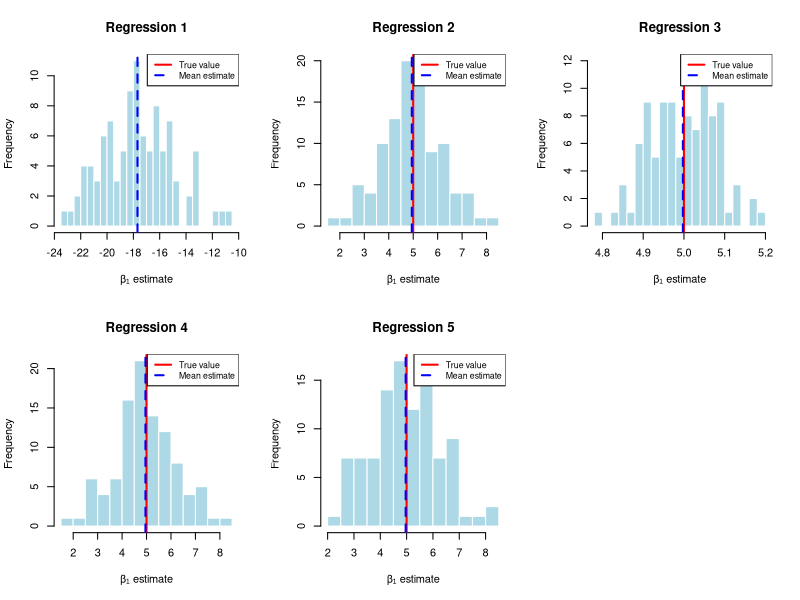
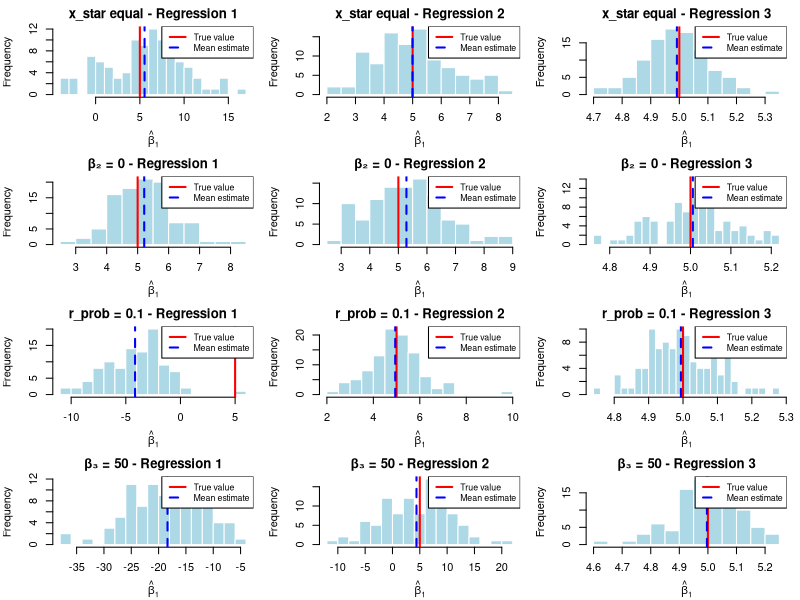

The R source for these figures, in order:
# Set seed for reproducibility
set.seed(2025)

# Sample size
n <- 100

# Simulate error terms
u_i <- rnorm(n, mean = 0, sd = sqrt(5))

# Simulate precipitation (rainfall)
g_i <- rgamma(n, shape = 2, scale = 2)

# Simulate land quality indicator (high quality = 1, low quality = 0)
r_i <- rbinom(n, size = 1, prob = 0.5)

# Simulate fertilizer amounts conditional on land quality
x_star_i <- numeric(n)
for (i in 1:n) {
  if (r_i[i] == 1) {
    x_star_i[i] <- rgamma(1, shape = 3, scale = 1)
  } else {
    x_star_i[i] <- rgamma(1, shape = 7, scale = 1)
  }
}

# Set parameter values
beta_0 <- 400
beta_1 <- 5
beta_2 <- 200
beta_3 <- 10

# Generate crop yields
y_i <- beta_0 + beta_1 * x_star_i + beta_2 * r_i + beta_3 * g_i + u_i

# Generate additional variables
n_i <- rnorm(n, mean = 10, sd = sqrt(3))
b_i <- rnorm(n, mean = 5 + sqrt(x_star_i), sd = sqrt(3))

# Create dataframe
data <- data.frame(
  y = y_i,
  x_star = x_star_i,
  r = r_i,
  g = g_i,
  n = n_i,
  b = b_i
)

# Display summary statistics
summary(data)



# Question (b)
# Regression 1: y ~ x_star
reg1 <- lm(y ~ x_star, data = data)
summary_reg1 <- summary(reg1)

# Regression 2: y ~ x_star + r
reg2 <- lm(y ~ x_star + r, data = data)
summary_reg2 <- summary(reg2)

# Regression 3: y ~ x_star + r + g
reg3 <- lm(y ~ x_star + r + g, data = data)
summary_reg3 <- summary(reg3)

# Regression 4: y ~ x_star + r + g + n
reg4 <- lm(y ~ x_star + r + n, data = data)
summary_reg4 <- summary(reg4)

# Regression 5: y ~ x_star + r + g + b
reg5 <- lm(y ~ x_star + r + b, data = data)
summary_reg5 <- summary(reg5)

# Function to extract and format regression results
extract_results <- function(reg_summary, reg_name) {
  beta1_estimate <- reg_summary$coefficients["x_star", "Estimate"]
  beta1_se <- reg_summary$coefficients["x_star", "Std. Error"]
  beta1_true <- 5
  
  cat(paste0("\n", reg_name, ":\n"))
  cat(paste0("Estimated β₁: ", round(beta1_estimate, 4), "\n"))
  cat(paste0("True β₁: ", beta1_true, "\n"))
  cat(paste0("Standard Error: ", round(beta1_se, 4), "\n"))
  cat(paste0("Difference from true value: ", round(beta1_estimate - beta1_true, 4), "\n"))
  cat(paste0("Adjusted R²: ", round(reg_summary$adj.r.squared, 4), "\n"))
}

# Print results for all regressions
extract_results(summary_reg1, "Regression 1 (y ~ x_star)")
extract_results(summary_reg2, "Regression 2 (y ~ x_star + r)")
extract_results(summary_reg3, "Regression 3 (y ~ x_star + r + g)")
extract_results(summary_reg4, "Regression 4 (y ~ x_star + r + n)")
extract_results(summary_reg5, "Regression 5 (y ~ x_star + r + b)")

results_b <- data.frame(
  Regression      = c("y ~ x_star", "y ~ x_star + r", "y ~ x_star + r + g", 
                      "y ~ x_star + r + n", "y ~ x_star + r + b"),
  Estimated_beta1 = round(c(coef(reg1)["x_star"], coef(reg2)["x_star"], 
                            coef(reg3)["x_star"], coef(reg4)["x_star"], 
                            coef(reg5)["x_star"]), 4),
  True_beta1      = rep(5, 5),
  Std_Error       = round(c(summary(reg1)$coefficients["x_star", "Std. Error"],
                            summary(reg2)$coefficients["x_star", "Std. Error"],
                            summary(reg3)$coefficients["x_star", "Std. Error"],
                            summary(reg4)$coefficients["x_star", "Std. Error"],
                            summary(reg5)$coefficients["x_star", "Std. Error"]), 4),
  Difference      = round(c(coef(reg1)["x_star"] - 5, coef(reg2)["x_star"] - 5, 
                            coef(reg3)["x_star"] - 5, coef(reg4)["x_star"] - 5, 
                            coef(reg5)["x_star"] - 5), 4),
  Adjusted_R2     = round(c(summary(reg1)$adj.r.squared,
                            summary(reg2)$adj.r.squared,
                            summary(reg3)$adj.r.squared,
                            summary(reg4)$adj.r.squared,
                            summary(reg5)$adj.r.squared), 4)
)

# 利用 knitr::kable() 生成 LaTeX 三线表
library(knitr)
latex_table_b <- kable(results_b, format = "latex", booktabs = TRUE,
                       caption = "Regression Results for Question (b)")

# 直接输出到 LaTeX 文件
output_file_b <- "b.tex"
cat(latex_table_b, file = output_file_b)
cat("\n%% Table saved to ", output_file_b, "\n", sep = "", file = output_file_b, append = TRUE)


# Question (c)
# Monte Carlo simulation with M = 100 repetitions
set.seed(2025)
M <- 100
n <- 100

# Initialize matrices to store β₁ estimates
beta1_estimates <- matrix(NA, nrow = M, ncol = 5)
colnames(beta1_estimates) <- c("Reg1", "Reg2", "Reg3", "Reg4", "Reg5")

# Run Monte Carlo simulation
for (m in 1:M) {
  # Generate data according to DGP
  u_i <- rnorm(n, mean = 0, sd = sqrt(5))
  g_i <- rgamma(n, shape = 2, scale = 2)
  r_i <- rbinom(n, size = 1, prob = 0.5)
  
  x_star_i <- numeric(n)
  for (i in 1:n) {
    if (r_i[i] == 1) {
      x_star_i[i] <- rgamma(1, shape = 3, scale = 1)
    } else {
      x_star_i[i] <- rgamma(1, shape = 7, scale = 1)
    }
  }
  
  beta_0 <- 400
  beta_1 <- 5
  beta_2 <- 200
  beta_3 <- 10
  
  y_i <- beta_0 + beta_1 * x_star_i + beta_2 * r_i + beta_3 * g_i + u_i
  
  n_i <- rnorm(n, mean = 10, sd = sqrt(3))
  b_i <- rnorm(n, mean = 5 + sqrt(x_star_i), sd = sqrt(3))
  
  data <- data.frame(
    y = y_i,
    x_star = x_star_i,
    r = r_i,
    g = g_i,
    n = n_i,
    b = b_i
  )
  
  # Run the five regressions
  reg1 <- lm(y ~ x_star, data = data)
  reg2 <- lm(y ~ x_star + r, data = data)
  reg3 <- lm(y ~ x_star + r + g, data = data)
  reg4 <- lm(y ~ x_star + r + n, data = data)
  reg5 <- lm(y ~ x_star + r + b, data = data)
  
  # Store β₁ estimates
  beta1_estimates[m, 1] <- coef(reg1)["x_star"]
  beta1_estimates[m, 2] <- coef(reg2)["x_star"]
  beta1_estimates[m, 3] <- coef(reg3)["x_star"]
  beta1_estimates[m, 4] <- coef(reg4)["x_star"]
  beta1_estimates[m, 5] <- coef(reg5)["x_star"]
}

# Create data frame from estimates for plotting
beta1_df <- data.frame(
  Estimate = c(beta1_estimates),
  Regression = rep(colnames(beta1_estimates), each = M)
)

# Calculate summary statistics
beta1_summary <- data.frame(
  Regression = colnames(beta1_estimates),
  Mean = colMeans(beta1_estimates),
  SD = apply(beta1_estimates, 2, sd),
  Bias = colMeans(beta1_estimates) - 5
)
print(beta1_summary)

# Plot histograms
pdf("Q(c).pdf")
par(mfrow = c(2, 3))
for (i in 1:5) {
  hist(beta1_estimates[, i], 
       main = paste("Regression", i), 
       xlab = "β₁ estimate",
       breaks = 20,
       col = "lightblue",
       border = "white")
  abline(v = 5, col = "red", lwd = 2)  # True value
  abline(v = mean(beta1_estimates[, i]), 
        col = "blue", lty = 2, lwd = 2)  # Mean estimate
  legend("topright",
         legend = c("True value", "Mean estimate"),
         col = c("red", "blue"),
         lty = c(1, 2),
         lwd = 2,
         cex = 0.8)
}
dev.off()



# Question (d)
# Function to run Monte Carlo simulation with specific DGP parameters
run_monte_carlo <- function(x_star_equal = FALSE, beta2_zero = FALSE, r_prob = 0.5, beta3_value = 10) {
  M <- 100
  n <- 100
  
  # Initialize matrices to store β₁ estimates
  beta1_estimates <- matrix(NA, nrow = M, ncol = 3)
  colnames(beta1_estimates) <- c("Reg1", "Reg2", "Reg3")
  
  # Run Monte Carlo simulation
  for (m in 1:M) {
    # Generate data according to modified DGP
    u_i <- rnorm(n, mean = 0, sd = sqrt(5))
    g_i <- rgamma(n, shape = 2, scale = 2)
    r_i <- rbinom(n, size = 1, prob = r_prob)
    
    # Modify x_star distribution based on parameter
    x_star_i <- numeric(n)
    if (x_star_equal) {
      x_star_i <- rgamma(n, shape = 5, scale = 1)
    } else {
      for (i in 1:n) {
        if (r_i[i] == 1) {
          x_star_i[i] <- rgamma(1, shape = 3, scale = 1)
        } else {
          x_star_i[i] <- rgamma(1, shape = 7, scale = 1)
        }
      }
    }
    
    # Set parameter values
    beta_0 <- 400
    beta_1 <- 5
    beta_2 <- ifelse(beta2_zero, 0, 200)
    beta_3 <- beta3_value
    
    # Generate crop yields
    y_i <- beta_0 + beta_1 * x_star_i + beta_2 * r_i + beta_3 * g_i + u_i
    
    data <- data.frame(
      y = y_i,
      x_star = x_star_i,
      r = r_i,
      g = g_i
    )
    
    # Run the three regressions
    reg1 <- lm(y ~ x_star, data = data)
    reg2 <- lm(y ~ x_star + r, data = data)
    reg3 <- lm(y ~ x_star + r + g, data = data)
    
    # Store β₁ estimates
    beta1_estimates[m, 1] <- coef(reg1)["x_star"]
    beta1_estimates[m, 2] <- coef(reg2)["x_star"]
    beta1_estimates[m, 3] <- coef(reg3)["x_star"]
  }
  
  return(beta1_estimates)
}

# Run simulations with different DGP modifications
results_original <- run_monte_carlo()
results_xstar_equal <- run_monte_carlo(x_star_equal = TRUE)
results_beta2_zero <- run_monte_carlo(beta2_zero = TRUE)
results_r_prob_0.1 <- run_monte_carlo(r_prob = 0.1)
results_beta3_50 <- run_monte_carlo(beta3_value = 50)

# Function to calculate summary statistics
calc_summary <- function(results, scenario_name) {
  summary_df <- data.frame(
    Scenario = rep(scenario_name, 3),
    Regression = c("Reg1", "Reg2", "Reg3"),
    Mean = colMeans(results),
    SD = apply(results, 2, sd),
    Bias = colMeans(results) - 5
  )
  return(summary_df)
}

# Calculate summaries for all scenarios
summary_original <- calc_summary(results_original, "Original DGP")
summary_xstar_equal <- calc_summary(results_xstar_equal, "x_star equal")
summary_beta2_zero <- calc_summary(results_beta2_zero, "β₂ = 0")
summary_r_prob_0.1 <- calc_summary(results_r_prob_0.1, "r_prob = 0.1")
summary_beta3_50 <- calc_summary(results_beta3_50, "β₃ = 50")

# Combine all summaries
all_summaries <- rbind(
  summary_original,
  summary_xstar_equal,
  summary_beta2_zero,
  summary_r_prob_0.1,
  summary_beta3_50
)

# print(all_summaries)
latex_table_d <- kable(all_summaries, format = "latex", booktabs = TRUE,
                       caption = "Simulation Summary Statistics for Question (d)")

# 将模拟结果直接输出到 LaTeX 文件
output_file_d <- "d.tex"
cat(latex_table_d, file = output_file_d)
cat("\n%% Table saved to ", output_file_d, "\n", sep = "", file = output_file_d, append = TRUE)


# Visualization function for each scenario
# plot_scenario_comparison <- function(original, modified, title) {
#   par(mfrow = c(4, 3))
  
#   for (i in 1:3) {
#     # Original DGP
#     # hist(original[, i], 
#     #      main = paste("Reg", i, "- Original"), 
#     #      xlab = "β₁ estimate",
#     #      breaks = 15,
#     #      col = "lightblue",
#     #      border = "white",
#     #      xlim = range(c(original[, i], modified[, i])))
#     # abline(v = 5, col = "red", lwd = 2)
#     # abline(v = mean(original[, i]), col = "blue", lty = 2, lwd = 2)
    
#     # Modified DGP
#     hist(modified[, i], 
#          main = paste("Reg", i, "- Modified"), 
#          xlab = "β₁ estimate",
#          breaks = 15,
#          col = "lightgreen",
#          border = "white",
#          xlim = range(c(original[, i], modified[, i])))
#     abline(v = 5, col = "red", lwd = 2)
#     abline(v = mean(modified[, i]), col = "blue", lty = 2, lwd = 2)
#   }
#   mtext(title, side = 3, line = -1.5, outer = TRUE)
# }


# pdf("all_scenarios_plots.pdf")

# # Plot scenario: x_star equal (fertilizer distribution is identical regardless of r)
# plot_scenario_comparison(results_original, results_xstar_equal, "Modified DGP: x_star equal")

# # Plot scenario: beta2 = 0 (land quality has no effect)
# plot_scenario_comparison(results_original, results_beta2_zero, "Modified DGP: β₂ = 0")

# # Plot scenario: r_prob = 0.1 (rare high-quality land)
# plot_scenario_comparison(results_original, results_r_prob_0.1, "Modified DGP: r_prob = 0.1")

# # Plot scenario: beta3 = 50 (stronger rainfall effect)
# plot_scenario_comparison(results_original, results_beta3_50, "Modified DGP: β₃ = 50")

# # Close the PDF device
# dev.off()

scenarios <- list(
  "x_star equal" = results_xstar_equal,
  "β₂ = 0"       = results_beta2_zero,
  "r_prob = 0.1" = results_r_prob_0.1,
  "β₃ = 50"      = results_beta3_50
)

# Open a PDF device to save the plots
pdf("Q(d).pdf", width = 12, height = 12)

# Set up the plotting area: 4 rows (scenarios) and 3 columns (regressions)
par(mfrow = c(4, 3), mar = c(4, 4, 2, 1))

# Loop over each scenario and each regression
for (scenario in names(scenarios)) {
  current <- scenarios[[scenario]]
  for (i in 1:3) {
    hist(current[, i],
         main = paste(scenario, "- Regression", i),
         xlab = expression(hat(beta)[1]),
         breaks = 20,
         col = "lightblue",
         border = "white")
    abline(v = 5, col = "red", lwd = 2) # True value
    abline(v = mean(current[, i]), col = "blue", lty = 2, lwd = 2) # Mean estimate
    legend("topright",
           legend = c("True value", "Mean estimate"),
           col = c("red", "blue"),
           lty = c(1, 2),
           lwd = 2,
           cex = 0.8)
  }
}

# Close the PDF device
dev.off()